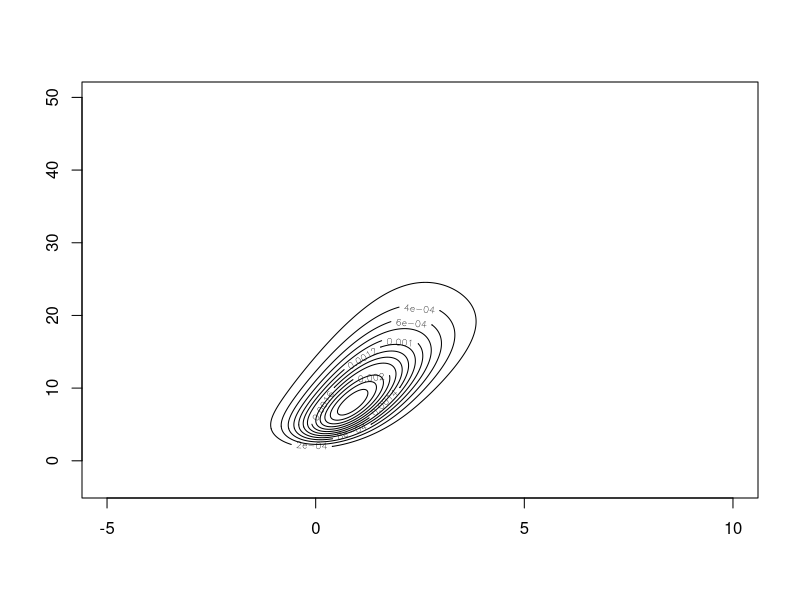
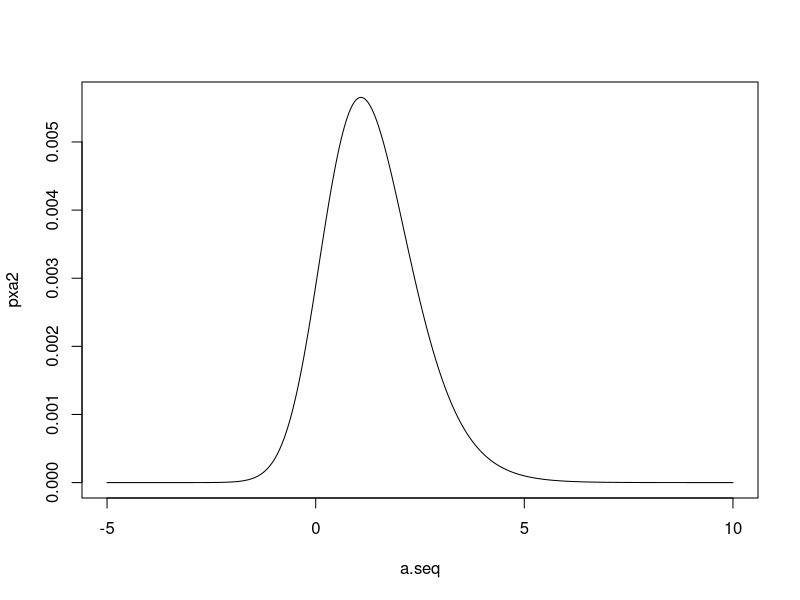
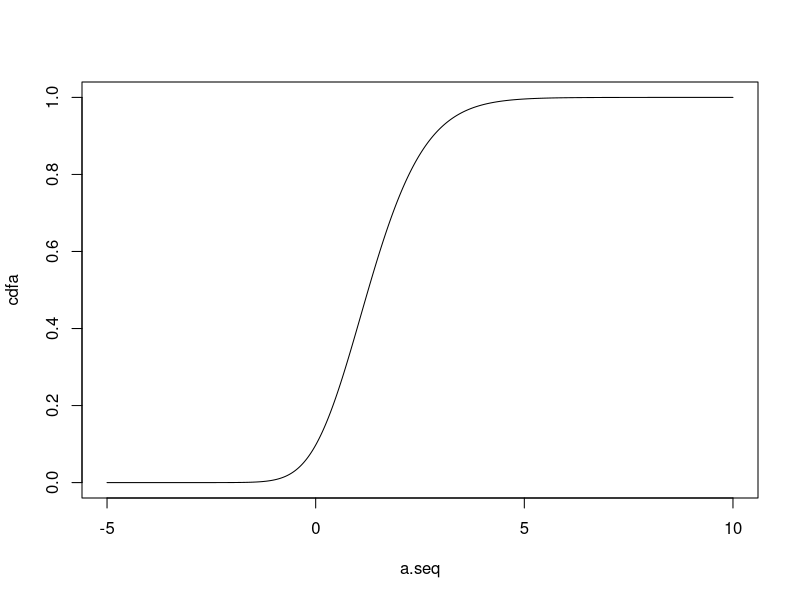
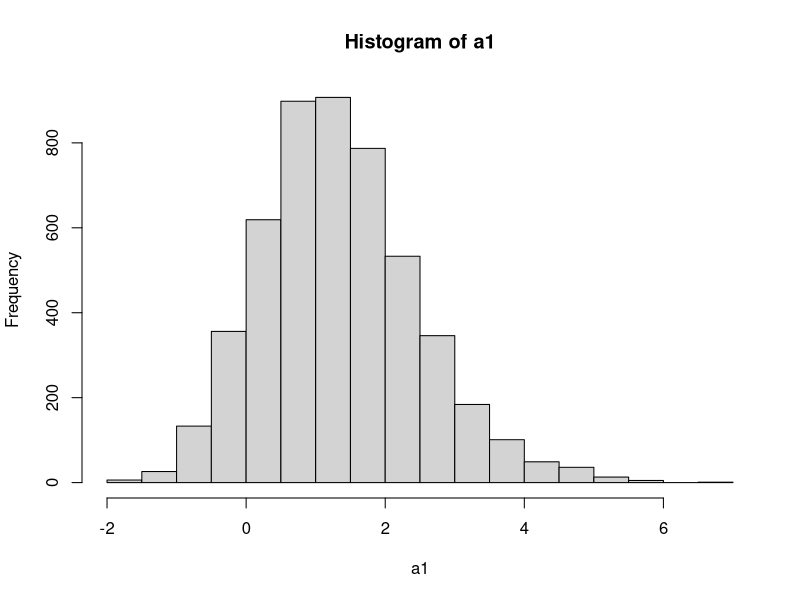
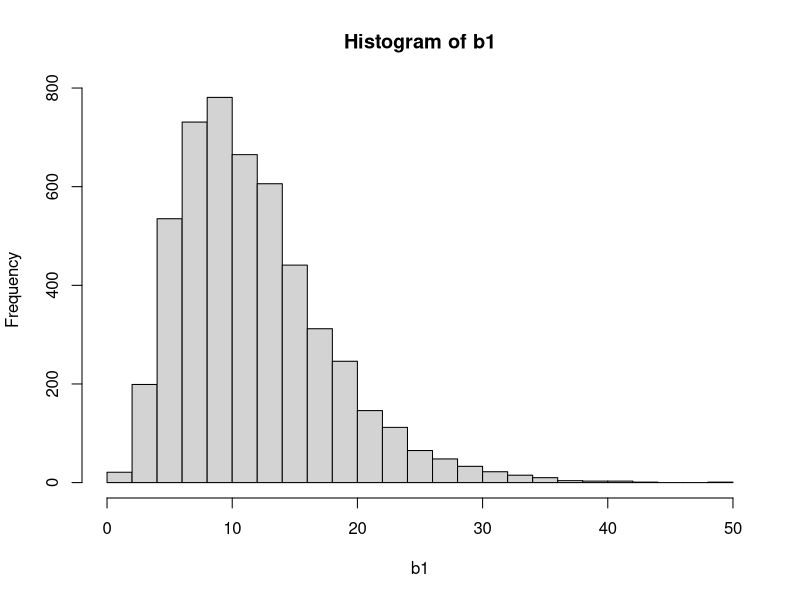

Here is the R script that generated these plots, in order:
## ---- chunk 1
knitr::opts_chunk$set(cache = TRUE)
## ---- chunk 2
x <- c(-0.863, -0.296, -0.053, 0.727)
n <- c(5,5,5,5)
y <- c(0,1,3,5)

bioassay <- data.frame(x = c(-0.863, -0.296, -0.053, 0.727), n = c(5,5,5,5), y = c(0,1,3,5))

summary(glm(y/n~x, data = bioassay, family = binomial, weights = n))
#Classical Intervals
beta.ulim <- 7.9128+qnorm(0.975)*5.0620
beta.llim <- 7.9128-qnorm(0.9755)*5.0620

beta.ulim
beta.llim

alpha.ulim <- 0.8734+qnorm(0.975)*1.0401
alpha.llim <- 0.8734-qnorm(0.975)*1.0401

alpha.ulim
alpha.llim
## ---- chunk 3

px <- seq(1,1000^2)
dim(px) <- c(1000,1000)
a.seq <- seq(-5,10,by=15/999)
b.seq <- seq(-3,50,by=53/999)

sy <- sum(y)
sxy <- sum(x*y)

for(k in 1:1000){
  for(j in 1:1000){
    px[k,j] = a.seq[k]*sy + b.seq[j]*sxy - 5*sum(log(1 + exp(a.seq[k] + b.seq[j]*x)))
  }
}
px3 <- px
px2 <- exp(px)
contour(a.seq,b.seq,px2)
## ---- chunk 4
# marginal of alpha or alpha | y.
pxa <- 0
for(k in 1:1000){
  pxa[k] = sum(px2[k,])
}

pxa2 <- pxa/sum(pxa)
plot(a.seq,pxa2,type='l')

## ---- chunk 5

cdfa <- cumsum(pxa2)
plot(a.seq, cdfa, type = 'l')

u.a <- runif(5000,0,1)
a1 <- 0; b1 <- 0
for(i in 1:5000){
  st.a=0;k.a=1
  while(st.a==0){
    if(cdfa[k.a+1] > u.a[i] & cdfa[k.a] < u.a[i]){ # This finds a cond.est of alpha
      a1[i] = a.seq[k.a]; st.a=1
    } else {
      k.a = k.a + 1
    }
  } # then we pump this cond.est of alpha into a cond.est of beta.
  pxb = px2[k.a,]; pxb2 = pxb/sum(pxb); cdfb = cumsum(pxb2)
  st.b = 0; k.b = 1; u.b = runif(1,0,1)
  while(st.b==0){
    if(cdfb[k.b+1] > u.b & cdfb[k.b] < u.b){
      b1[i] = b.seq[k.b]; st.b=1
    } else {
      k.b = k.b + 1
    }
  }
}
hist(a1)
mean(a1)
quantile(a1,c(0.025,0.975))

hist(b1, 20)
mean(b1)
quantile(b1,c(0.025,0.975))
